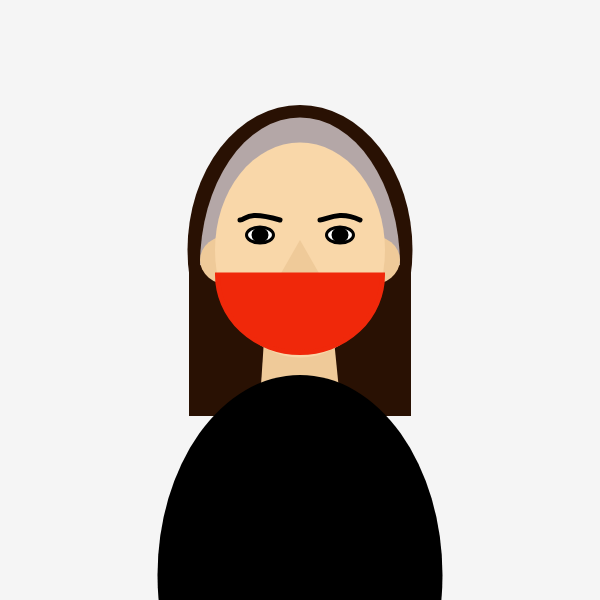
Frame 1 (no input)
Frame 60 (no input): identical to frame 1, image omitted
Frame 120 (the mouse pressed at the canvas centre since frame 60): identical to frame 1, image omitted

The p5.js sketch that drew this single still picture (run headless with seeded random() and noise() and a simulated clock; from frame 60 on, the mouse is pressed at the canvas centre):

// p5.js sketch
// ── sketch.js
function setup() {
  createCanvas(600, 600);
}

function draw() {
  background(245);


  // hair
  noStroke();
  fill('#291103')
  ellipse(300, 250, 225, 290);
  rect(189, 241, 222, 175);

  //headband
  fill('#b4a7a7');
  arc(300, 265, 200, 295, -PI, 0, CHORD); // arc(x, y, w, h, start, stop, [mode], [detail])

  // ears
  fill(239, 202, 153);
  arc(230, 260, 60, 50, PI / 2, 3 * PI / 2, OPEN);
  arc(370, 260, 60, 50, 3 * PI / 2, PI / 2, OPEN);

  // face and neck
  noStroke();
  fill(239, 202, 153);
  quad(325, 250, 270, 250, 260, 400, 340, 400); // top right, top left, bottom left, bottom right
  fill(249, 215, 169);
  ellipse(300, 250, 170, 215);

  // eyes
  fill(255);
  stroke(0);
  strokeWeight(3);
  ellipse(260, 235, 27, 16);
  ellipse(340, 235, 27, 16);
  fill(0);
  ellipse(260, 235, 14, 12);
  ellipse(340, 235, 14, 12);

  // eyebrows
  stroke(0);
  strokeWeight(5);
  noFill();
  curve(240, 220, 240, 220, 280, 220, 450, 280); // curve (cpx1, cpy1, x1, y1, x2, y2, cpx2, cpy2);
  curve(320, 220, 320, 220, 360, 220, 450, 280);

  // nose
  noStroke();
  fill(239, 202, 153);
  triangle(300, 240, 280, 275, 320, 275); // top point, bottom left point, bottom right point

  // mouth
  stroke(240, 40, 10);
  strokeWeight(5);
  fill(255);
  arc(300, 300, 60, 45, 0, PI, CHORD);

  // mask
  fill(240, 40, 10);
  arc(300, 275, 165, 155, 0, PI, CHORD);
  fill(255);

  // body
  // noStroke();
  strokeWeight(0);
  fill(0);
  ellipse(300, 575, 285, 400);
}

// https://editor.p5js.org/afaelnar/sketches/6cFiUjcLq
